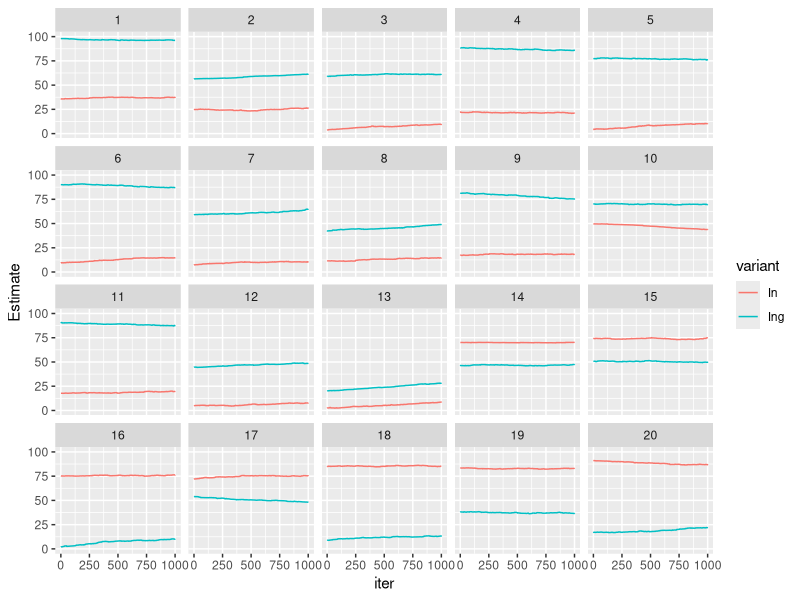
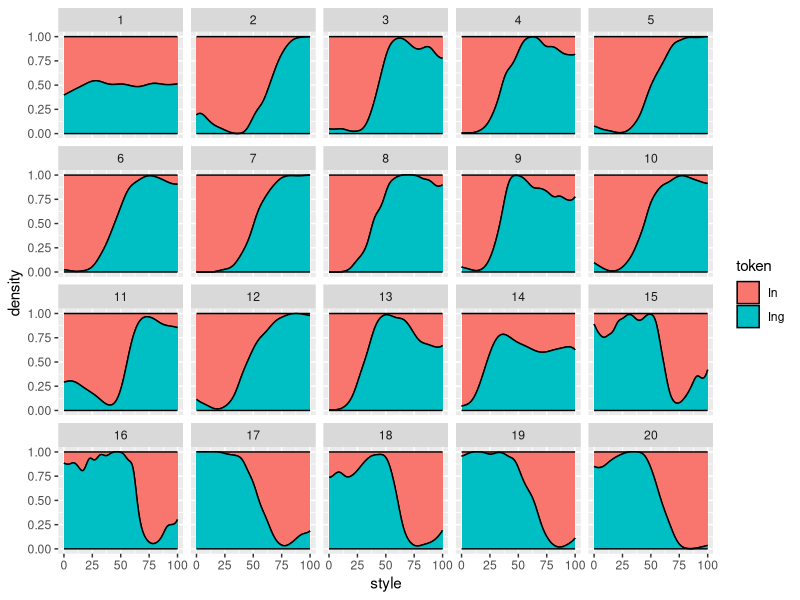

Write the R code that produced these figures, in order. (Note: a time limit stopped this script after it produced the figures.)

library(ggplot2)
library(reshape2)
library(plyr)


generate_new_speaker <- function(niter, generation, min = 0, max = 100){
  # This function generates a new learner.
#"In" and "Ing" are the (mean) style values for each variant
#token is whihc variant they just heard
#style is which style "
  experience <- list(In    = vector(length = niter),
                     Ing   = vector(length = niter),
                     token = vector(length = niter),
                     style = vector(length = niter),
                     iter  = 1:niter,
                     generation = rep(generation, niter),
		     InP = vector(length = niter),
		     IngP = vector(length = niter)
                    )
#  experience[["Ing"]][1]   <- (max-min)/2
#  experience[["In"]][1]    <- (max-min)/2

#JCW: I am changing the above to be values generated from old_speaker


currentobs <- generate_from_speaker(old_speaker)

if(currentobs[["token"]] == "Ing"){
	while(currentobs[["token"]] == "Ing"){
		lastobs <- currentobs
		currentobs <- generate_from_speaker(old_speaker)
	}

   	experience[["Ing"]][1]   <- lastobs[["style"]]
   	experience[["In"]][1]    <- currentobs[["style"]]
	
	#debug
	print("Ing")
	print(lastobs[["style"]])
	print(currentobs[["style"]])
}

else {
	while(currentobs[["token"]] == "In"){
		lastobs <- currentobs
		currentobs <- generate_from_speaker(old_speaker)
	}

   	experience[["Ing"]][1]   <- currentobs[["style"]]
   	experience[["In"]][1]    <- lastobs[["style"]]
	
	#debug
	print("In")
	print(lastobs[["style"]])
	print(currentobs[["style"]])
}
  experience[["token"]][1] <- NA
  experience[["style"]][1] <- NA

#When the new speaker is generated, the overall probability of producing each variant is updated in order to model the competing grammars/replacement scenario. Note that this is only updated each generation, not each iteration.

#A logistic function, evaluated wrt generation, is used to generate the new probability for this generation.

#The slope of the logistic is calculated as the nat log of the difference between the two variants' style expectation values from the last generation (divided by 100 so that they are between 0 and 1). The reason for this is that the slope will approach 0 as the difference between the two variants approaches 1; i.e. as the variants are more specialised, the change will slow down. Note that the slope will be negative, which means that the current scenario is with "in" being replaced by "ing".

#The max func with .01 is so that the slope is not infinite when the style values are identical. Slope is divided by 10 so that it is not too steep.

diff <- (old_speaker[["In"]]-old_speaker[["Ing"]])/100
slope <- log(max(.01,abs(diff)))/10

#The constant k is 0 below, so that the initial inp is 0.5. This is under a scenario where the specialization begins in the middle of a change.
#generation starts at 0 rather than 1, so that the specialisation has an extra generation to start

inp <- exp(slope*(generation-1))/(1+exp(slope*(generation-1)))
ingp <- 1-inp

  experience[["IngP"]] <- rep(ingp, niter)
  experience[["InP"]] <- rep(inp, niter)

#debug
	print("slope inp ingp")
	print(slope)
	print(inp)
	print(ingp)

  return(experience)
}

update_speaker <- function(speaker, lambda, iter, token, style){
  # this function updates a learner with input
#speaker is basically experience  
other_token <- c(In = "Ing", Ing = "In")
  other <- other_token[token]

#expectation is a style value    
  previous_expectation <- speaker[[token]][iter-1]

#If its closer than 1 unit to the expectation than dist = 1
  dist    <- max(1, abs(style-previous_expectation))

#weight is smaller at larger distances from the expectation
  weight  <- lambda * (1/(dist^2))

#check this update with Joe  
  new_expectation <- (previous_expectation * (1-weight)) + (style * weight)
  
  speaker[[token]][iter]   <- new_expectation
  speaker[[other]][iter]   <- speaker[[other]][iter-1]
  speaker[["style"]][iter] <- style
  speaker[["token"]][iter] <- token
    
  return(speaker)
}

generate_from_speaker <- function(speaker, min = 0, max = 100, eps = 0.001){
  # this function generates a tokens from a mature speaker
  #Choose style to speak, which is an independent choice
  style <- runif(1, min, max)

#Takes their last expectation for the style of each token
  In_expect  <- rev(speaker[["In"]])[1]
  Ing_expect <- rev(speaker[["Ing"]])[1]
  
#eps is epsilon, the smallest value that something can take, as in clustering algorithms
  In_dist  <- max(eps, abs(style - In_expect))
  Ing_dist <- max(eps, abs(style - Ing_expect))
  
  In_weight  <- 1/(In_dist^2)
  Ing_weight <- 1/(Ing_dist^2)
  
  In_prob  <- In_weight /(In_weight+Ing_weight)
  Ing_prob <- Ing_weight/(In_weight+Ing_weight)
  
  #For the competing grammars/replacement scenario, these probabilities must be multipled by the overall prob of producing the given variant in that generation

  In_combined <- In_prob*speaker[["InP"]][1]
  Ing_combined <- Ing_prob*speaker[["IngP"]][1]
  
  #this might be a silly way of doing this, but I assume that if neither In nor Ing are selected on the basis of the probabilities above, then the speaker has chosen something ineffable and must try again

  	token <- sample(c("In","Ing"), size=1, prob=c(In_combined,Ing_combined))
  
  return(list(style = style, token = token))
}

#initializing old speaker. these will be the style values for generation 0.

#old_speaker should have SAME STYLE for in/ing, to model first generation after doublet is innovated
old_speaker <- list(In    = 50,
                     Ing   = 50,
                     token = NA,
                     style = NA,
		     InP = 0.5,
		     IngP = 0.5)

ngenerations <- 20
niter <- 1000
lambda <- 0.3

generations <- vector(length = ngenerations, mode = "list")


for(gen in 1:ngenerations){
  new_speaker <- generate_new_speaker(niter = niter, generation=gen)
  for(iter in 2:niter){
    obs <- generate_from_speaker(old_speaker)
#obs is a token and its associated style    
    token <- obs[["token"]]
    style <- obs[["style"]]
    
    new_speaker <- update_speaker(new_speaker, lambda=lambda, iter=iter, token=token, style=style)
  }
  generations[[gen]] <- as.data.frame(new_speaker)
  old_speaker <- new_speaker
}


generations.df <- rbind.fill(generations)

generations.df.melt <- melt(generations.df, value.name = "Estimate", id.vars = c("token", "style", "iter", "generation", "InP", "IngP"), variable.name = "variant", na.rm = TRUE, measure.vars = c("In", "Ing"))

pdf("1000iterPerGen_replace.pdf")

ggplot(generations.df.melt, aes(x = iter, y = Estimate, color=variant, group=variant))+
    geom_step()+
    facet_wrap(~generation)+
    ylim(0,100)

#ggplot(generations.df, aes(iter, Ing))+
#  geom_step()+
#  facet_wrap(~generation)+
#  ylim(50,100)

ggplot(subset(generations.df, !is.na(style)), aes(style, fill = token))+
  stat_density(color = "black", position = "fill")+
  facet_wrap(~generation)

dev.off()


#Reinitializing old speaker for new run. These will be the style values for generation 0.

#old_speaker should have SAME STYLE for in/ing, to model first generation after doublet is innovated
old_speaker <- list(In    = 50,
                     Ing   = 50,
                     token = NA,
                     style = NA,
		     InP = 0.5,
		     IngP = 0.5)

ngenerations <- 20
niter <- 20000
lambda <- 0.3

generations <- vector(length = ngenerations, mode = "list")


for(gen in 1:ngenerations){
  new_speaker <- generate_new_speaker(niter = niter, generation=gen)
  for(iter in 2:niter){
    obs <- generate_from_speaker(old_speaker)
#obs is a token and its associated style    
    token <- obs[["token"]]
    style <- obs[["style"]]
    
    new_speaker <- update_speaker(new_speaker, lambda=lambda, iter=iter, token=token, style=style)
  }
  generations[[gen]] <- as.data.frame(new_speaker)
  old_speaker <- new_speaker
}


generations.df <- rbind.fill(generations)

generations.df.melt <- melt(generations.df, value.name = "Estimate", id.vars = c("token", "style", "iter", "generation", "InP", "IngP"), variable.name = "variant", na.rm = TRUE, measure.vars = c("In", "Ing"))

pdf("20000iterPerGen_repl.pdf")

ggplot(generations.df.melt, aes(x = iter, y = Estimate, color=variant, group=variant))+
    geom_step()+
    facet_wrap(~generation)+
    ylim(0,100)

#ggplot(generations.df, aes(iter, Ing))+
#  geom_step()+
#  facet_wrap(~generation)+
#  ylim(50,100)

ggplot(subset(generations.df, !is.na(style)), aes(style, fill = token))+
  stat_density(color = "black", position = "fill")+
  facet_wrap(~generation)

dev.off()
